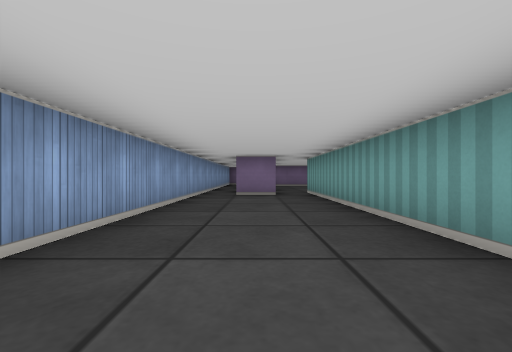
view 1 (above)

17 first-person views from a walk through a cub3D ray-caster map. The camera is about half as high as the walls, looks level and sees 90° across. The floor is counted in squares. Each view is taken from the middle of a square. On the plan, view 1 faces up. The plan holds only what a view shows up to about 9 squares ahead; the rest is blank.

view 2
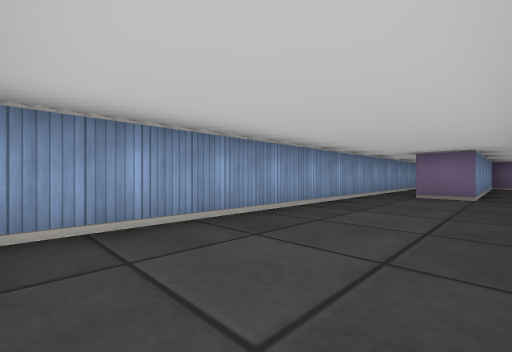

view 3
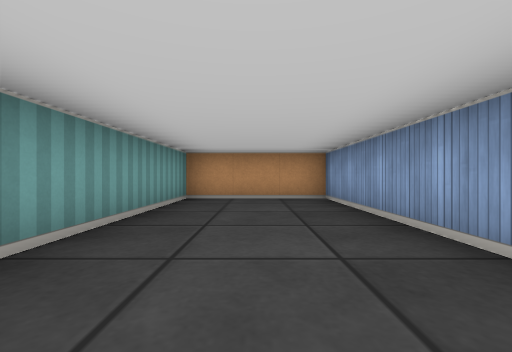

view 4
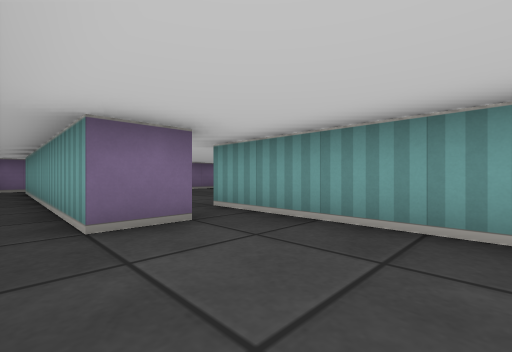

view 5
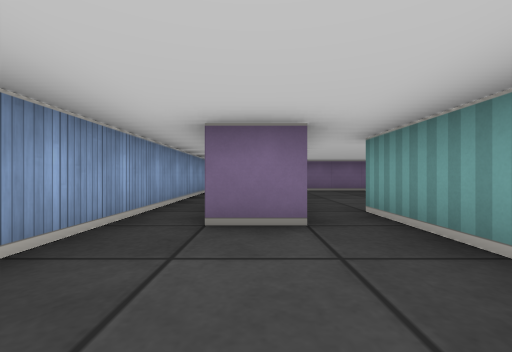

view 6
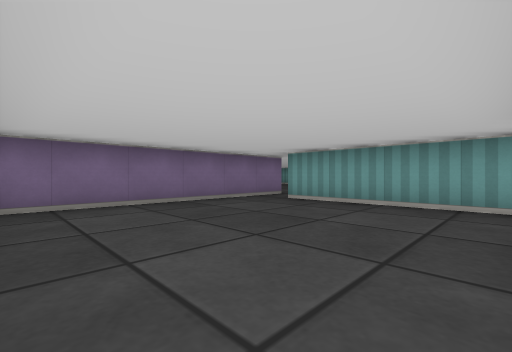

view 7
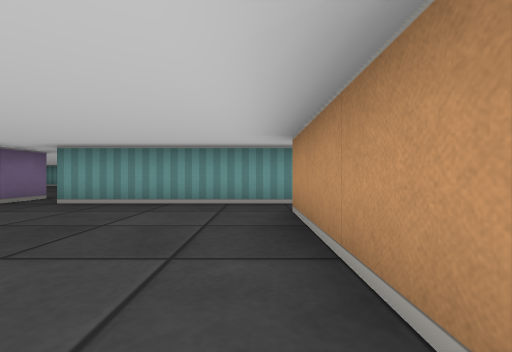

view 8
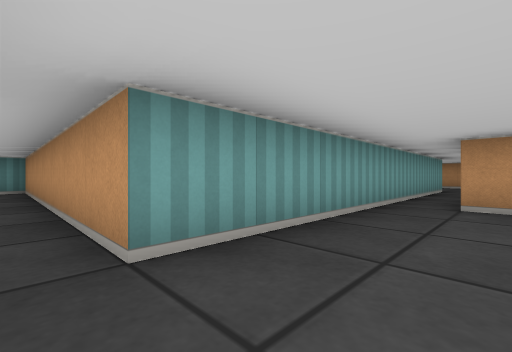

view 9
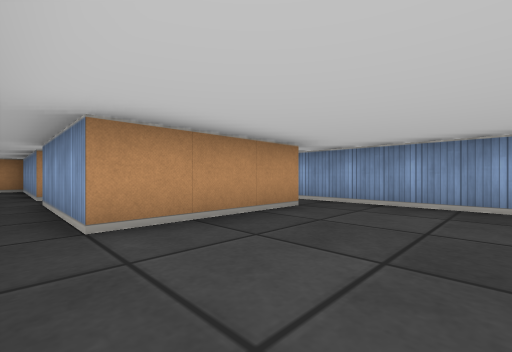

view 10
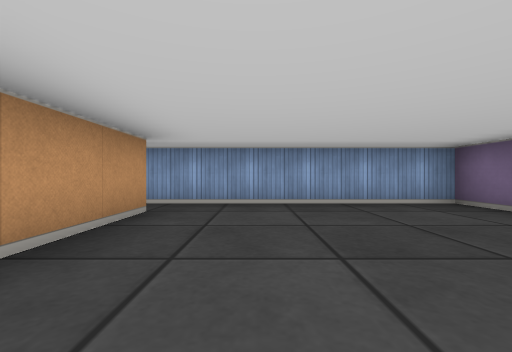

view 11
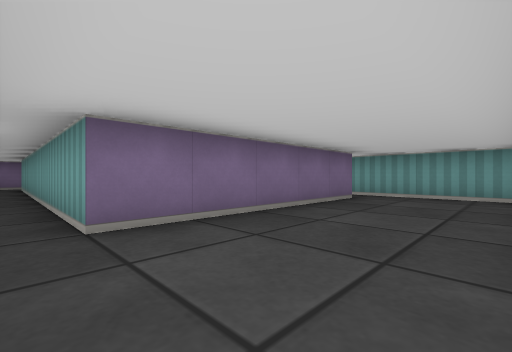

view 12
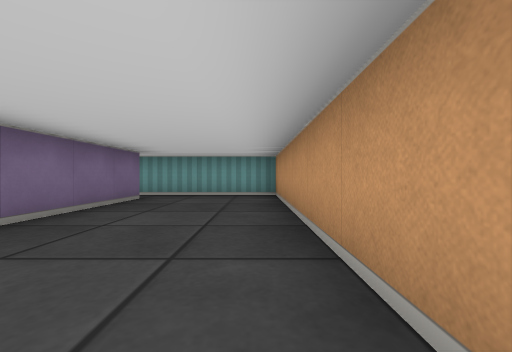

view 13
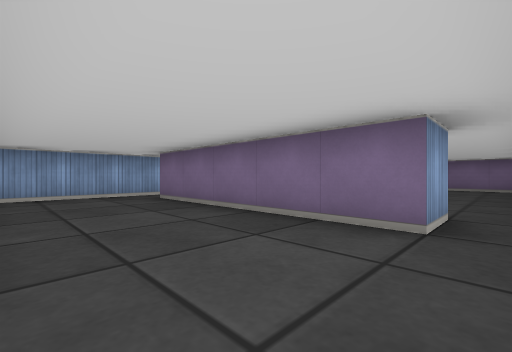

view 14
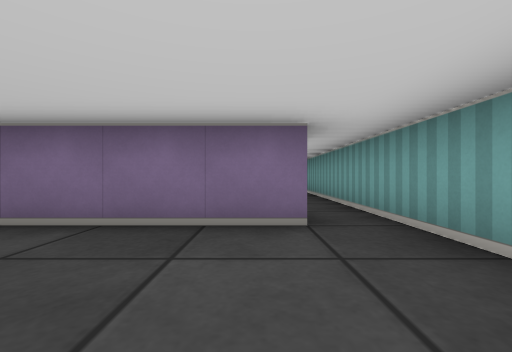

view 15
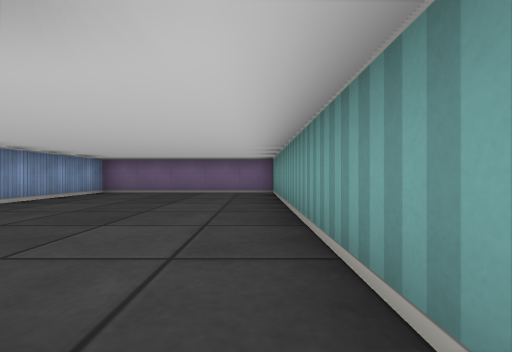

view 16
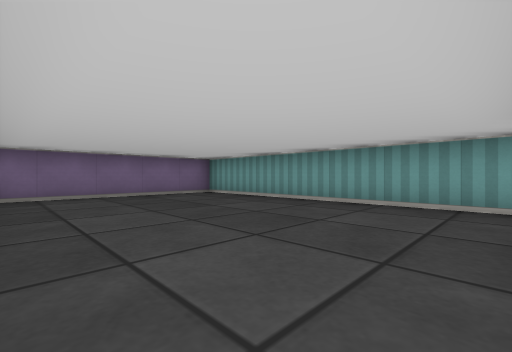

view 17
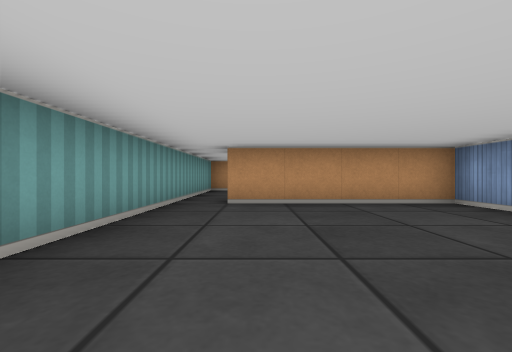

### Floor plan
Ten units are one square. View 1 is at (0, 0); x grows to the right and y downward. Boxes are objects, and circles mark ways between rooms. Rooms are numbered by the first view taken in them; rooms with no view inside come last. Other rooms are left out.
<svg viewBox="-20 -150 140 160">
<path fill="none" stroke="#000" d="M5 -75 5 -65 -5 -65 -5 -134M-15 -115 -15 5 15 5 15 -75M-4 -145 -10 -145M15 -75 45 -75 45 -45M65 -125 5 -125 5 -75M45 -35 45 -25M55 -25 55 -115 65 -115M105 -35 105 -25 55 -25M45 -25 45 1M44 5 115 5 115 -35M65 -45 65 -35 105 -35M115 -35 115 -105 65 -105 65 -75"/>
<circle cx="10" cy="-70" r="3" fill="#2a7"/>
<circle cx="50" cy="-30" r="3" fill="#2a7"/>
<circle cx="110" cy="-30" r="3" fill="#2a7"/>
<text x="0" y="-50">1</text>
<text x="30" y="-90">2</text>
<text x="80" y="-10">3</text>
<text x="90" y="-70">4</text>
</svg>
Room 1 opens to room 2. Room 2 opens to room 3. Room 3 opens to room 4.

Where each view was taken, in squares from view 1:
view 1: 0 up, 0 right, facing up
view 2: 0 up, 1 right, facing up-left
view 3: 5 up, 0 right, facing down
view 4: 4 up, 1 left, facing up-right
view 5: 4 up, 0 right, facing up
view 6: 8 up, 1 right, facing up-right
view 7: 8 up, 1 right, facing right
view 8: 12 up, 4 right, facing down-right
view 9: 10 up, 5 right, facing down-left
view 10: 9 up, 5 right, facing left
view 11: 0 up, 5 right, facing up-right
view 12: 0 up, 5 right, facing right
view 13: 0 up, 11 right, facing up-left
view 14: 0 up, 10 right, facing up
view 15: 3 up, 11 right, facing up
view 16: 4 up, 7 right, facing up-right
view 17: 8 up, 10 right, facing down
